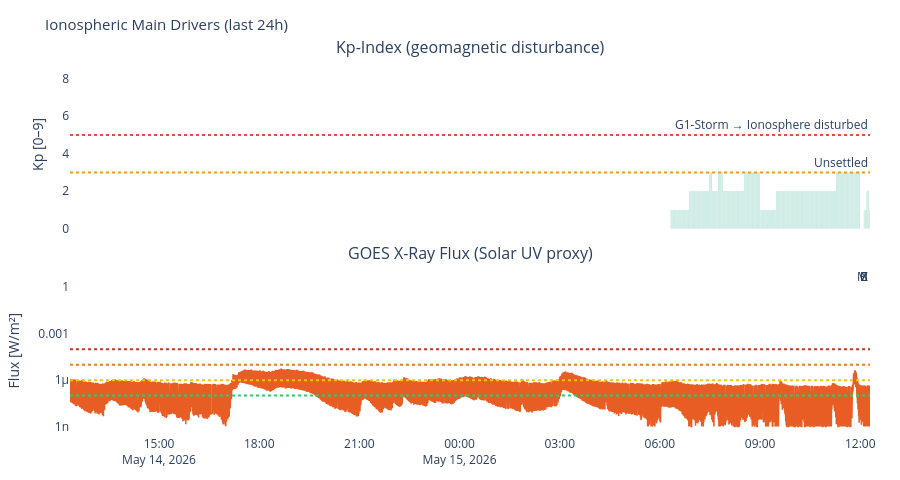

The cell this chart's notebook holds for it:
### Markdown cell above
---
## 3. Visualizations

### Code cell
# ============================================================
# KP-INDEX + X-RAY FLUX – the two main ionospheric drivers
# ============================================================

n_panels = sum([df_kp is not None, df_xray is not None])
if n_panels > 0:
    titles = []
    if df_kp    is not None: titles.append('Kp-Index (geomagnetic disturbance)')
    if df_xray  is not None: titles.append('GOES X-Ray Flux (Solar UV proxy)')

    fig = make_subplots(rows=n_panels, cols=1, shared_xaxes=True,
                        subplot_titles=titles, vertical_spacing=0.1)
    row = 1

    if df_kp is not None:
        colors_kp = ['#2ecc71' if k < 4 else '#f39c12' if k < 6 else '#e74c3c'
                     for k in df_kp['kp']]
        fig.add_trace(go.Bar(x=df_kp['time'], y=df_kp['kp'],
                             marker_color=colors_kp, opacity=0.8, name='Kp'), row=row, col=1)
        fig.add_hline(y=5, line_dash='dot', line_color='#e74c3c',
                      annotation_text='G1-Storm → Ionosphere disturbed', row=row, col=1)
        fig.add_hline(y=3, line_dash='dot', line_color='#f39c12',
                      annotation_text='Unsettled', row=row, col=1)
        fig.update_yaxes(title_text='Kp [0–9]', range=[0,9], row=row, col=1)
        row += 1

    if df_xray is not None:
        fig.add_trace(go.Scatter(x=df_xray['time'], y=df_xray['flux'],
                                 line=dict(color='#E85D24', width=1.5), name='X-Ray'),
                      row=row, col=1)
        for lvl, lbl, col in [(1e-4,'X','#c0392b'),(1e-5,'M','#e67e22'),
                               (1e-6,'C','#f1c40f'),(1e-7,'B','#2ecc71')]:
            fig.add_hline(y=lvl, line_dash='dot', line_color=col,
                          annotation_text=lbl, row=row, col=1)
        fig.update_yaxes(type='log', title_text='Flux [W/m²]', row=row, col=1)
        row += 1

    fig.update_layout(
        title=dict(text='Ionospheric Main Drivers (last 24h)', font=dict(size=15)),
        height=200 * n_panels + 80,
        showlegend=False, plot_bgcolor='rgba(0,0,0,0)', paper_bgcolor='rgba(0,0,0,0)',
        margin=dict(l=70, r=30, t=60, b=40)
    )
    fig.show()

### Figure 1 — Plotly figure (JSON) as saved in the notebook; plotly's stock layout.template omitted (floating-point values rounded to 4 significant figures; data arrays with more than 128 entries replaced by an {"elided": "..."} marker saying what was removed)
{"data": [{"marker": {"color": {"elided": "358 str values"}}, "name": "Kp", "opacity": 0.8, "type": "bar", "x": {"elided": "358 str values"}, "xaxis": "x", "y": {"elided": "358 float values"}, "yaxis": "y"}, {"line": {"color": "#E85D24", "width": 1.5}, "name": "X-Ray", "type": "scatter", "x": {"elided": "2872 str values"}, "xaxis": "x2", "y": {"elided": "2872 float values"}, "yaxis": "y2"}], "layout": {"annotations": [{"font": {"size": 16}, "showarrow": false, "text": "Kp-Index (geomagnetic disturbance)", "x": 0.5, "xanchor": "center", "xref": "paper", "y": 1.0, "yanchor": "bottom", "yref": "paper"}, {"font": {"size": 16}, "showarrow": false, "text": "GOES X-Ray Flux (Solar UV proxy)", "x": 0.5, "xanchor": "center", "xref": "paper", "y": 0.45, "yanchor": "bottom", "yref": "paper"}, {"showarrow": false, "text": "G1-Storm → Ionosphere disturbed", "x": 1, "xanchor": "right", "xref": "x domain", "y": 5, "yanchor": "bottom", "yref": "y"}, {"showarrow": false, "text": "Unsettled", "x": 1, "xanchor": "right", "xref": "x domain", "y": 3, "yanchor": "bottom", "yref": "y"}, {"showarrow": false, "text": "X", "x": 1, "xanchor": "right", "xref": "x2 domain", "y": 0.0001, "yanchor": "bottom", "yref": "y2"}, {"showarrow": false, "text": "M", "x": 1, "xanchor": "right", "xref": "x2 domain", "y": 1e-05, "yanchor": "bottom", "yref": "y2"}, {"showarrow": false, "text": "C", "x": 1, "xanchor": "right", "xref": "x2 domain", "y": 1e-06, "yanchor": "bottom", "yref": "y2"}, {"showarrow": false, "text": "B", "x": 1, "xanchor": "right", "xref": "x2 domain", "y": 1e-07, "yanchor": "bottom", "yref": "y2"}], "height": 480, "margin": {"b": 40, "l": 70, "r": 30, "t": 60}, "paper_bgcolor": "rgba(0,0,0,0)", "plot_bgcolor": "rgba(0,0,0,0)", "shapes": [{"line": {"color": "#e74c3c", "dash": "dot"}, "type": "line", "x0": 0, "x1": 1, "xref": "x domain", "y0": 5, "y1": 5, "yref": "y"}, {"line": {"color": "#f39c12", "dash": "dot"}, "type": "line", "x0": 0, "x1": 1, "xref": "x domain", "y0": 3, "y1": 3, "yref": "y"}, {"line": {"color": "#c0392b", "dash": "dot"}, "type": "line", "x0": 0, "x1": 1, "xref": "x2 domain", "y0": 0.0001, "y1": 0.0001, "yref": "y2"}, {"line": {"color": "#e67e22", "dash": "dot"}, "type": "line", "x0": 0, "x1": 1, "xref": "x2 domain", "y0": 1e-05, "y1": 1e-05, "yref": "y2"}, {"line": {"color": "#f1c40f", "dash": "dot"}, "type": "line", "x0": 0, "x1": 1, "xref": "x2 domain", "y0": 1e-06, "y1": 1e-06, "yref": "y2"}, {"line": {"color": "#2ecc71", "dash": "dot"}, "type": "line", "x0": 0, "x1": 1, "xref": "x2 domain", "y0": 1e-07, "y1": 1e-07, "yref": "y2"}], "showlegend": false, "title": {"font": {"size": 15}, "text": "Ionospheric Main Drivers (last 24h)"}, "xaxis": {"anchor": "y", "domain": [0.0, 1.0], "matches": "x2", "showticklabels": false}, "xaxis2": {"anchor": "y2", "domain": [0.0, 1.0]}, "yaxis": {"anchor": "x", "domain": [0.55, 1.0], "range": [0, 9], "title": {"text": "Kp [0–9]"}}, "yaxis2": {"anchor": "x2", "domain": [0.0, 0.45], "title": {"text": "Flux [W/m²]"}, "type": "log"}}}
